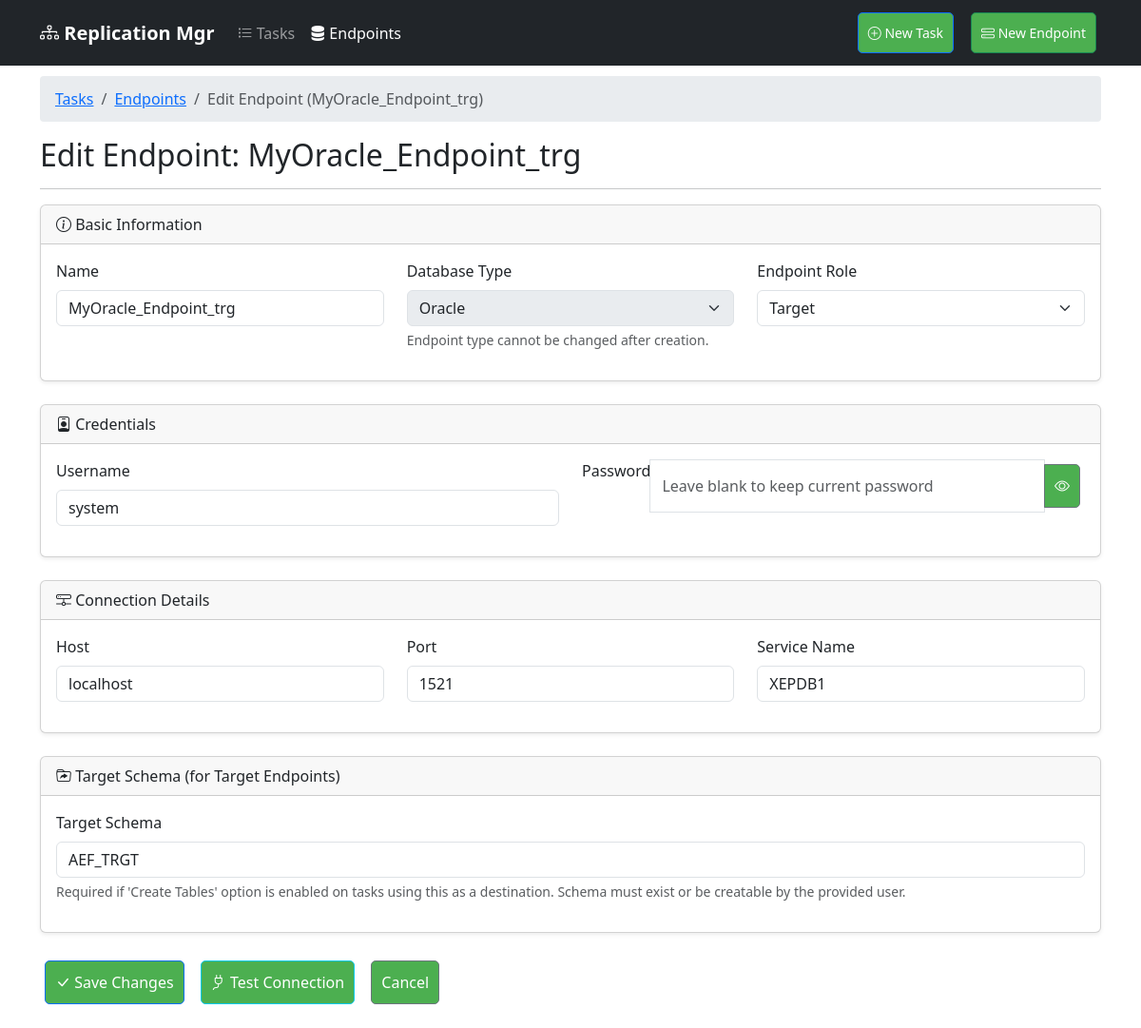
Page /endpoint/2/edit on the earlier database version.
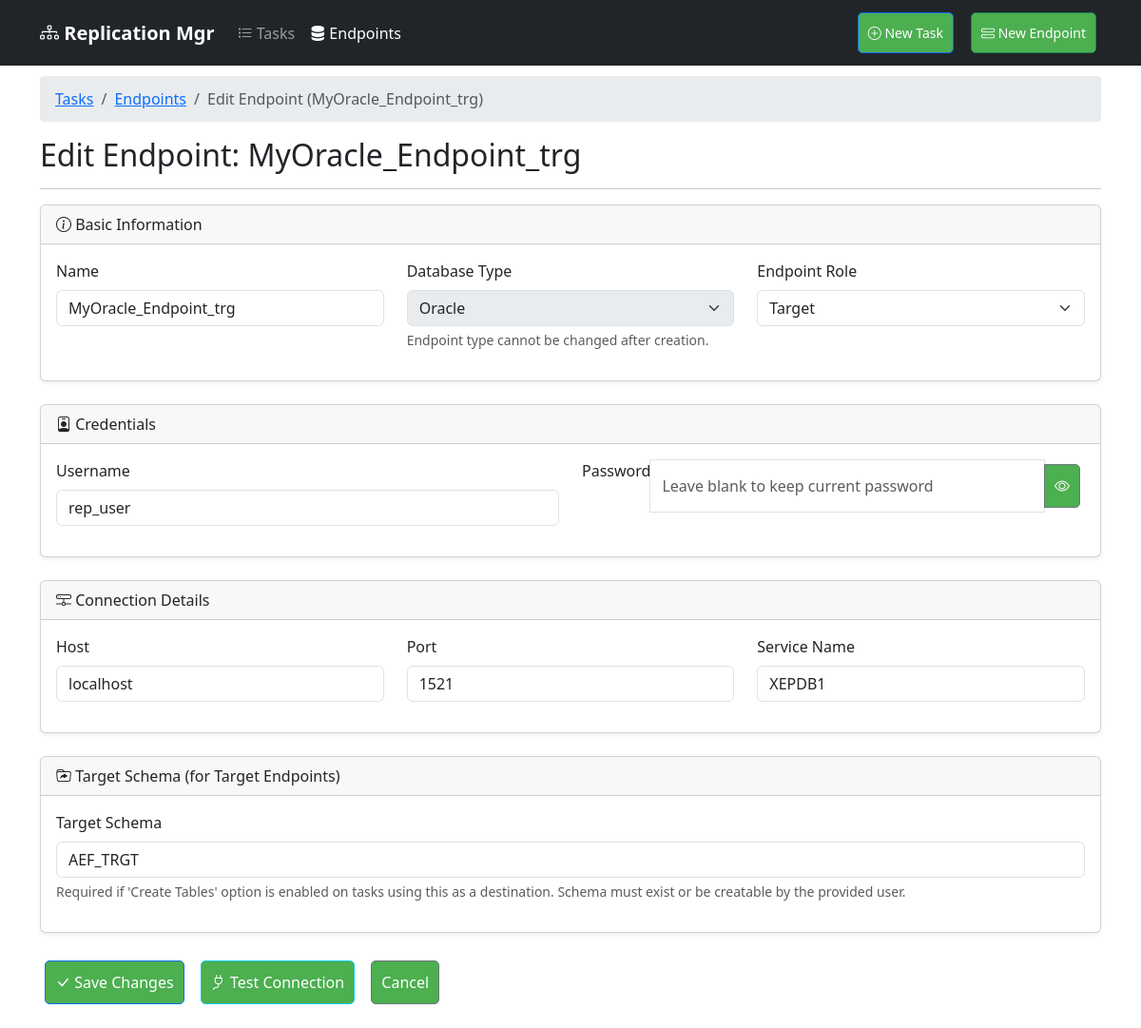
Same page on the later database version.
### app/models/endpoint.py (models this page shows, shortened)
class Endpoint(db.Model):
    id = db.Column(db.Integer, primary_key=True)
    name = db.Column(db.String(100), nullable=False)
    type = db.Column(db.String(20), nullable=False)  # oracle, mysql, bigquery
    username = db.Column(db.String(100), nullable=False)
    password = db.Column(db.String(100), nullable=False)
    host = db.Column(db.String(100))  # For oracle/mysql
    port = db.Column(db.Integer)  # For oracle/mysql
    service_name = db.Column(db.String(100))  # For oracle
    dataset = db.Column(db.String(100))  # For bigquery
    credentials_json = db.Column(db.Text)  # For bigquery
    database = db.Column(db.String(100))  # For mysql
    created_at = db.Column(db.DateTime, default=db.func.now())
    target_schema = db.Column(db.String(100))  # New field for target schema
    endpoint_type = db.Column(db.String(20), nullable=False, default='source')  # source or target

### app/web/routes.py (the view, shortened to what this page needs)
@bp.route('/endpoint/<int:endpoint_id>/edit', methods=['GET', 'POST'])
def edit_endpoint(endpoint_id):
    endpoint = db.session.get(Endpoint, endpoint_id)
    if not endpoint:
        abort(404)
    form = EndpointForm(obj=endpoint) # Pre-populate form
    if request.method == 'GET':
        if endpoint.type == 'postgres':
            form.postgres_host.data = endpoint.host
            form.postgres_port.data = endpoint.port
            form.postgres_database.data = endpoint.database
        elif endpoint.type == 'oracle':
            form.oracle_host.data = endpoint.host
            form.oracle_port.data = endpoint.port
            form.oracle_service_name.data = endpoint.service_name
        elif endpoint.type == 'bigquery':
            form.dataset.data = endpoint.dataset
            form.credentials_json.data = endpoint.credentials_json
    breadcrumbs = [
        {'url': url_for('web.dashboard'), 'text': 'Tasks'},
        {'url': url_for('web.list_endpoints'), 'text': 'Endpoints'},
        {'url': None, 'text': f'Edit Endpoint ({endpoint.name})'}
    ]
    return render_template('edit_endpoint.html', form=form, endpoint=endpoint, breadcrumbs=breadcrumbs, current_page='endpoints')

### app/web/templates/edit_endpoint.html (shortened to what the changed rows need)
{% extends "base.html" %}
{% block content %}
    {% if breadcrumbs %}
    <nav aria-label="breadcrumb" class="mt-3">
      <ol class="breadcrumb">
      </ol>
    </nav>
    {% endif %}
    <h2>Edit Endpoint: {{ endpoint.name }}</h2>
    <hr>
    <form method="POST" id="endpoint-form">
         <div class="card mb-4 shadow-sm">
             <div class="card-body">
                <div class="row">
                    <div class="col-md-4 mb-3">
                        {{ form.name.label(class="form-label") }}
                        {{ form.name(class="form-control" + (" is-invalid" if form.name.errors else "")) }}
                    </div>
                    <div class="col-md-4 mb-3">
                        {{ form.type.label(class="form-label") }}
                        {{ form.type(class="form-select", disabled=true) }}
                        <div class="form-text">Endpoint type cannot be changed after creation.</div>
                    </div>
                     <div class="col-md-4 mb-3">
                        {{ form.endpoint_type.label(class="form-label") }}
                        {{ form.endpoint_type(class="form-select" + (" is-invalid" if form.endpoint_type.errors else ""), onchange="toggleTargetSchema()") }}
                    </div>
                </div>
             </div>
        </div>
         <div class="card mb-4 shadow-sm">
             <div class="card-body">
                 <div class="row">
                    <div class="col-md-6 mb-3">
                        {{ form.username.label(class="form-label") }}
                        {{ form.username(class="form-control" + (" is-invalid" if form.username.errors else ""), autocomplete="off") }}
                    </div>
                    <div class="col-md-6 mb-3">
                        <div class="input-group">
                            {{ form.password.label(class="form-label") }}
                            {{ form.password(class="form-control", type="password", placeholder="Leave blank to keep current password", id="password-field") }}
                            <button class="btn btn-outline-secondary" type="button" id="toggle-password">
                                <i class="bi bi-eye"></i>
                            </button>
                        </div>
                    </div>
                </div>
             </div>
         </div>
         <div class="card mb-4 shadow-sm">
        </div>
          <div class="card mb-4 shadow-sm" id="target-schema-group">
              <div class="card-body">
                 <div class="mb-3">
                     {{ form.target_schema.label(class="form-label") }}
                     {{ form.target_schema(class="form-control" + (" is-invalid" if form.target_schema.errors else "")) }}
                     <div class="form-text">Required if 'Create Tables' option is enabled on tasks using this as a destination. Schema must exist or be creatable by the provided user.</div>
                 </div>
              </div>
         </div>
        <div class="mt-4">
        </div>
    </form>
{% endblock %}

Differences in the rows shown:
changed Endpoint "MyOracle_Endpoint_trg": username "system" → "rep_user"
